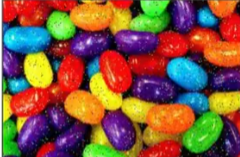
#> input picture r.png, 240 x 157 px
$ python Otho_3.py
#> lines starting #> are read from the running program, lines starting #| are printed output that depends on the picture
import cv2
import numpy as np
import matplotlib.pyplot as plt

img=cv2.imread("r.png")
#> img is the input picture: shape (157, 240, 3); mean B, G, R 62.7, 87.6, 129.7
cv2.imshow("original",img)
img=cv2.cvtColor(img,cv2.COLOR_BGR2RGB)

kernel=np.ones((5,5),np.float32)/9
f1=cv2.filter2D(img,-1,kernel)
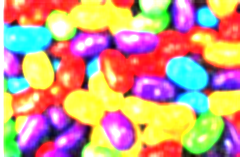
#> f1: shape (157, 240, 3); mean R, G, B 202.8, 158.8, 132.9
f2=cv2.blur(img,(5,5))
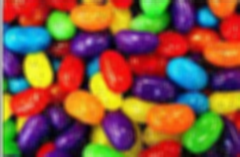
#> f2: shape (157, 240, 3); mean R, G, B 129.5, 87.4, 62.5
f3=cv2.GaussianBlur(img,(5,5),0)
f4=cv2.medianBlur(img,5)
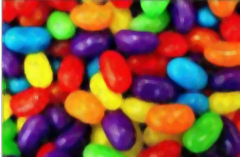
#> f4: shape (157, 240, 3); mean R, G, B 129.4, 86.4, 61.5

f=[f1,f2,f3,f4]
t=["Convolucion", "promedio", "Gaussiano", "medianBlur"]

for i in range(4):
    plt.subplot(2,2,i+1)
    plt.imshow(f[i], vmin=0, vmax=255)
    plt.title(t[i])
    plt.xticks([]),plt.yticks([])
plt.show()
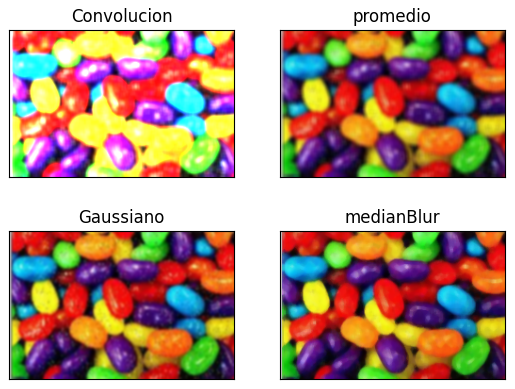
#> figure drawn by matplotlib, 4 panels

cv2.waitKey(0)
cv2.destroyAllWindows()

$ run again, with F.png copied over r.png
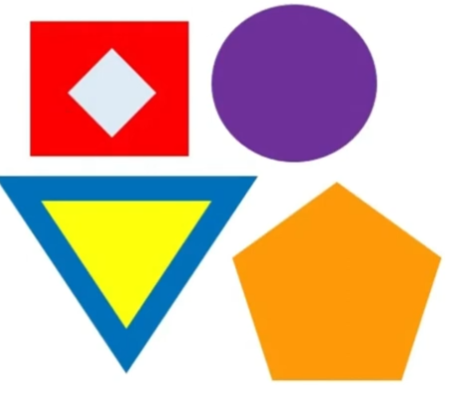
#> input picture F.png, 450 x 400 px
#> img is the input picture: shape (400, 450, 3); mean B, G, R 158.3, 178.1, 215.1
#> `f1=cv2.filter2D(img,-1,kernel)`:
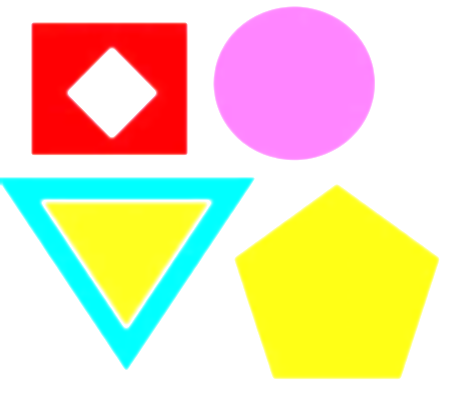
#> f1: shape (400, 450, 3); mean R, G, B 237, 219.6, 185.6
#> `plt.show()`:
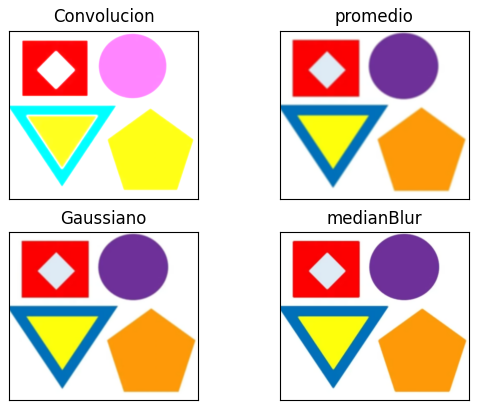
#> figure drawn by matplotlib, 4 panels
